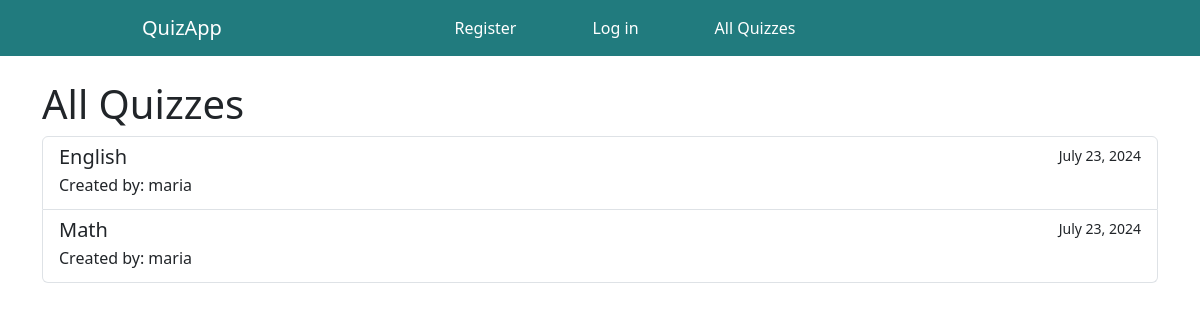
Page /all_quizzes/ on the earlier database version.
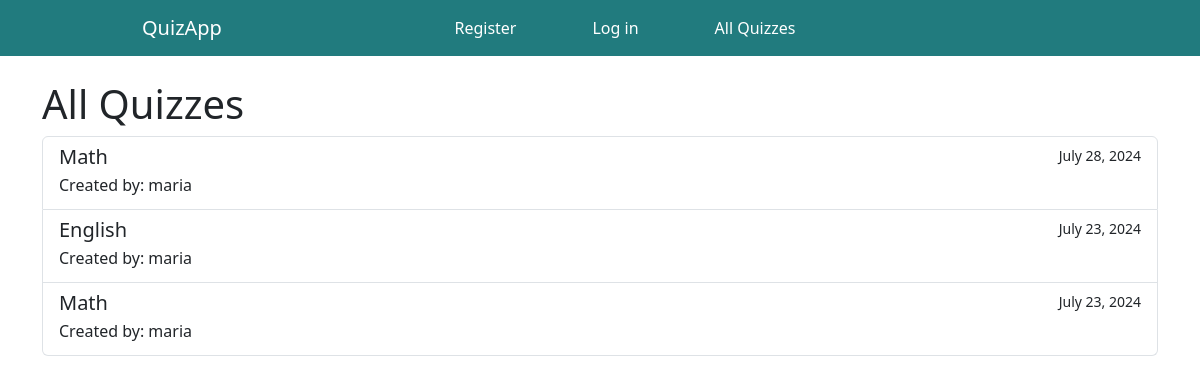
Same page on the later database version.
### quiz_app/models.py (models this page shows, shortened)
class Quiz(models.Model):
    title = models.CharField(max_length=200)
    creator = models.ForeignKey(User, on_delete=models.CASCADE, default= 1)
    created_at = models.DateTimeField(auto_now_add=True)
    takers = models.ManyToManyField(User, related_name='taken_quizzes', blank=True)

### quiz_app/views.py (the view)
# urls.py: path('all_quizzes/', views.all_quizzes, name='all_quizzes'),
def all_quizzes(request):
    quizzes = Quiz.objects.all().order_by('-created_at')
    return render(request, 'quiz_app/all_quizzes.html', {'quizzes': quizzes})

### quiz_app/templates/quiz_app/all_quizzes.html
{% extends 'quiz_app/home.html' %}
{% block content %}
<div class="container mt-4">
    <h1>All Quizzes</h1>
    <div class="list-group">
        {% for quiz in quizzes %}
        <a href="{% url 'take_quiz' quiz.id %}" class="list-group-item list-group-item-action">
            <div class="d-flex w-100 justify-content-between">
                <h5 class="mb-1">{{ quiz.title }}</h5>
                <small>{{ quiz.created_at|date:"F d, Y" }}</small>
            </div>
            <p class="mb-1">Created by: {{ quiz.creator.username }}</p>
        </a>
        {% empty %}
        <p class="list-group-item">No quizzes available.</p>
        {% endfor %}
    </div>
</div>
{% endblock %}

Differences in the rows shown:
added Quiz: title "Math", created_at "July 28, 2024", creator.username "maria"
